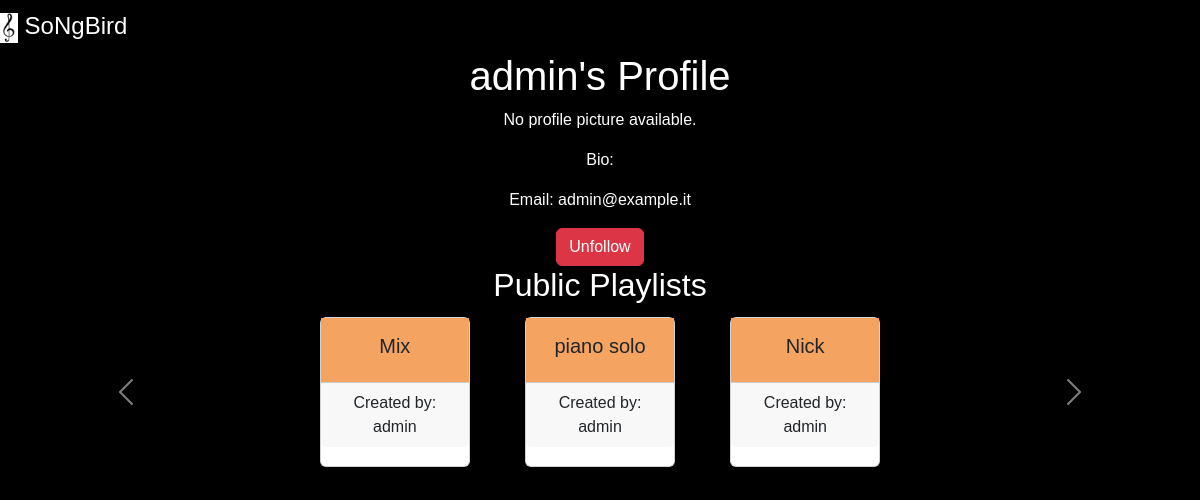
Page /follow_profile/1/ (signed in) on the committed database.
### songbird/models.py (models this page shows, shortened)
class UserProfile(models.Model):
    user = models.OneToOneField(User, on_delete=models.CASCADE)
    bio = models.TextField(blank=True)
    profile_picture = models.ImageField(upload_to=user_profile_image_path, blank=True, null=True)
    favorite_songs = models.ManyToManyField(Song, related_name='favorited_by', blank=True)
    followers = models.ManyToManyField('self', symmetrical=False, related_name='following', blank=True)

class Playlist(models.Model):
    name = models.CharField(max_length=255)
    user = models.ForeignKey(settings.AUTH_USER_MODEL, on_delete=models.CASCADE)
    songs = models.ManyToManyField(Song)
    created_at = models.DateTimeField(auto_now_add=True)
    shared_link = models.URLField(blank=True, null=True)
    play_count = models.PositiveIntegerField(default=0, editable=True)
    is_public = models.BooleanField(default=False)
    genre = models.CharField(max_length=255, blank=True, null=True)

### songbird/views.py (the view)
# urls.py: path('follow_profile/<int:user_id>/', views.follow_profile, name='follow_profile'),
@login_required
def follow_profile(request, user_id):
    user_profile = get_object_or_404(UserProfile, user_id=user_id)
    playlists = Playlist.objects.filter(user=user_profile.user, is_public=True)
    playlist_groups = [playlists[i:i + 5] for i in range(0, len(playlists), 5)]
    return render(request, 'songbird/follow_profile.html', {
        'user_profile': user_profile,
        'playlists': playlists,
        'playlist_groups': playlist_groups
    })

### songbird/templates/songbird/follow_profile.html (shortened to what this page needs)
{% extends 'songbird/common_simple.html' %}
{% load static %}
{% block content %}
<div class="container text-center">
    <div class="row align-items-center">
        <div class="col-12">
            <h1>{{ user_profile.user.username }}'s Profile</h1>
        </div>
    </div>
    <div class="row">
        <div class="col-12">
            {% if user_profile.profile_picture %}
                <img class="img_profile rounded-circle" src="{{ user_profile.profile_picture.url }}" alt="Profile Picture" style="height: 300px; width: auto;">
            {% else %}
                <p>No profile picture available.</p>
            {% endif %}
        </div>
    </div>
    <div class="row">
        <div class="col-12">
            <p>Bio: {{ user_profile.bio }}</p>
            <p>Email: {{ user_profile.user.email }}</p>
        </div>
    </div>
    <div class="row">
        <div class="col-12">
            {% if user_profile.user != request.user %}
                {% if user_profile in request.user.userprofile.following.all %}
                    <form action="{% url 'unfollow_user' user_profile.user.id %}" method="post">
                        <button type="submit" class="btn btn-danger">Unfollow</button>
                    </form>
                {% else %}
                    <form action="{% url 'follow_user' user_profile.user.id %}" method="post">
                        {% csrf_token %}
                        <button type="submit" class="btn btn-primary">Follow</button>
                    </form>
                {% endif %}
            {% endif %}
        </div>
    </div>
    <div class="row">
        <div class="col-12">
            <h2>Public Playlists</h2>
            {% if playlists %}
            <div id="playlistCarousel" class="carousel slide"  data-bs-touch="true">
                <div class="carousel-inner">
                    {% for group in playlist_groups %}
                        <div class="carousel-item {% if forloop.first %}active{% endif %}">
                            <div class="row justify-content-center">
                                {% for playlist in group %}
                                    <div class="col-2">
                                        <div class="card playlist-card" data-playlist-id="{{ playlist.id }}">
                                            <div class="card-body sand-bg d-flex flex-column justify-content-center align-items-center">
                                                <h5 class="card-title text-center">{{ playlist.name }}</h5>
                                            </div>
                                            <div class="card-footer text-center black-bg">
                                                <p class="card-text">Created by: {{ playlist.user.username }}</p>
                                            </div>
                                        </div>
                                    </div>
                                {% endfor %}
                            </div>
                        </div>
                    {% endfor %}
                </div>
                <button class="carousel-control-prev" type="button" data-bs-target="#playlistCarousel" data-bs-slide="prev">
                    <span class="carousel-control-prev-icon" aria-hidden="true"></span>
                </button>
                <button class="carousel-control-next" type="button" data-bs-target="#playlistCarousel" data-bs-slide="next">
                    <span class="carousel-control-next-icon" aria-hidden="true"></span>
                </button>
            </div>
            {% else %}
                <p>No public playlists available.</p>
            {% endif %}
        </div>
    </div>
</div>
{% endblock %}

### static/css/home.css (style rules this page uses)
.home { background-color: black; color: white; font-family: Arial, sans-serif; margin: 0; padding: 0; }
.container { width: 100%; height: auto; }
.carousel-inner { overflow-x: scroll; }
.playlist-card { width: 100%; height: 400px; margin: 0 auto; }
.sand-bg { background-color: #f4a460; flex-grow: 1; }
.black-bg { background-color: #000000; color: white; }
.carousel-item .col-2 { padding: 5px; max-width: 18%; flex: 0 0 18%; }

### songbird/templates/songbird/follow_profile.html (style rules this page uses)
.playlist-card { width: 150px; height: 150px; }
.carousel-item .card { display: inline-block; }

### rows in the picture
UserProfile: user.username "admin", user.email "admin@example.it"
Playlist: name "Mix", user.username "admin"
Playlist: name "piano solo", user.username "admin"
Playlist: name "Nick", user.username "admin"
